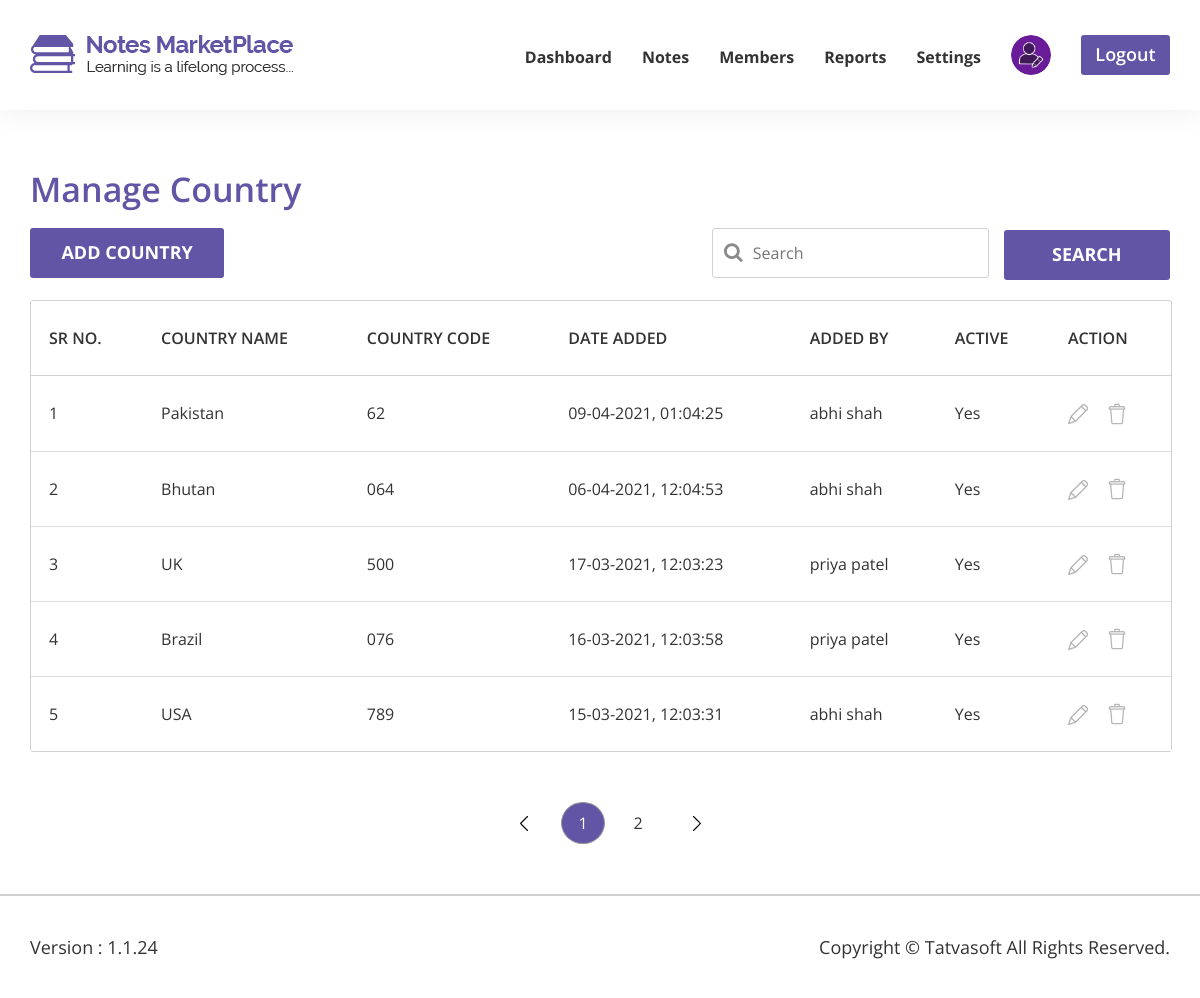
The app's page /admin/pages/manage-country.php (signed in) with its own data.
### tables this page shows
CREATE TABLE `countries` (
  `CountryID` int(11) NOT NULL,
  `CountryName` varchar(100) NOT NULL,
  `CountryCode` varchar(10) NOT NULL,
  `CreatedDate` datetime DEFAULT NULL,
  `CreatedBy` int(11) DEFAULT NULL,
  `ModifiedDate` datetime DEFAULT NULL,
  `ModifiedBy` int(11) DEFAULT NULL,
  `IsActive` tinyint(1) NOT NULL
);

CREATE TABLE `users` (
  `UsersID` int(11) NOT NULL,
  `RoleID` int(11) NOT NULL DEFAULT 1,
  `FirstName` varchar(50) NOT NULL,
  `LastName` varchar(50) NOT NULL,
  `EmailID` varchar(100) NOT NULL,
  `Password` varchar(128) NOT NULL,
  `IsEmailVerified` bit(1) NOT NULL DEFAULT b'0',
  `CreatedDate` datetime DEFAULT NULL,
  `CreatedBy` int(11) DEFAULT NULL,
  `ModifiedDate` datetime DEFAULT NULL,
  `ModifiedBy` int(11) DEFAULT NULL,
  `IsActive` tinyint(1) NOT NULL DEFAULT 0
);

### admin/pages/manage-country.php (the view, shortened to what this page needs)
<?php  include "includes/db.php"; ?>
<!DOCTYPE html>
<html lang="en">
<head>
	<link rel="stylesheet" href="../css/font-awesome/css/font-awesome.min.css">
	<link rel="stylesheet" href="../css/jquery-ui/jquery-ui.css">
	<link rel="stylesheet" href="../css/jquery-ui/jquery-ui.structure.css">
	<link rel="stylesheet" href="../css/jquery-ui/jquery-ui.theme.css">
	<link rel="stylesheet" href="../css/bootstrap/bootstrap.css">
	<link rel="stylesheet" href="../css/DataTables/datatables.css">
	<link rel="stylesheet" href="../css/manage-country.css">
</head>
<body>
	<?php
	    if(isset($_SESSION['UsersID'])) {
            include "includes/login_nav.php";
        }else {
            redirect("../../front/pages/login.php");
        }
    ?>
	<div class="notes-table">
		<div class="content-box-lg">
			<div class="container">
				<div class="row manage-country-heading">
					<div class="col-md-12 col-sm-12">
						<h2 class="heading">Manage Country</h2>
					</div>
				</div>
				<div class="row manage-country-heading">
					<div class="col-md-6 col-sm-6">
						<a class="top-btn btn" href="add-country.php" role="button" id="add-country-btn">add country</a>
					</div>
					<div class="col-md-6 col-sm-6 search-content">
						<span toggle="#search" class="fa fa-search field-icon"></span>
						<input class="myInput" placeholder="Search" type="search" id="search" value="">
						<a class="search-btn btn" href="" role="button" id="search-btn">search</a>
					</div>
				</div>
				<table id="manage-country-table" class="datatable table table-responsive-md display">
					<thead>
						<tr>
							<th>SR No.</th>
							<th>Country Name</th>
							<th>country code</th>
							<th>Date added</th>
							<th>Added By</th>
							<th>active</th>
							<th>action</th>
						</tr>
					</thead>
					<tbody>
                        <?php
                            $i = 1;
                            $query = "SELECT * FROM countries ORDER BY CreatedDate DESC";
                            $select_all_country_query = mysqli_query($connection, $query);
                            while($row = mysqli_fetch_assoc($select_all_country_query )) {
                                $db_CountryID = $row['CountryID'];
                                $db_CountryName = $row['CountryName'];
                                $db_CountryCode = $row['CountryCode'];
                                $db_IsActive = $row['IsActive'];
                                $db_CreatedBy = $row['CreatedBy'];
                                $db_CreatedDate = $row['CreatedDate'];
                                if(!empty($db_CreatedDate)){
                                    $db_CreatedDate = date('d-m-Y, h:m:s',strtotime($db_CreatedDate)) ?? null;
                                }
                                $query = "SELECT * FROM users WHERE UsersID = '{$db_CreatedBy}'";
                                $select_user_query = mysqli_query($connection, $query);
                                $count = mysqli_num_rows($select_user_query);
                                if($count > 0) {
                                    $row = mysqli_fetch_assoc($select_user_query);
                                    $db_AddedBy = $row['FirstName'];
                                    $db_AddedBy .= " " . $row['LastName'];
                                }else {
                                    $db_AddedBy = "";
                                }
                                $db_IsActive = ($db_IsActive == '1') ? 'Yes' : 'No';
                                echo "<tr>";
                                echo "<td>{$i}</td>";
                                echo "<td>{$db_CountryName}</td>";
                                echo "<td>{$db_CountryCode}</td>";
                                echo "<td>{$db_CreatedDate}</td>";
                                echo "<td>{$db_AddedBy}</td>";
                                echo "<td>{$db_IsActive}</td>";
                                echo "<td>
                                    <span class='action-icons'>
                                        <a href='add-country.php?c_id={$db_CountryID}'><img class='view-icon' src='../images/Admin_images/edit.png' alt='edit'></a>
                                        <a onClick=\"javascript: return confirm('Are you sure you want to delete this?');\" href='?delete={$db_CountryID}'><img class='delete-icon' src='../images/Admin_images/delete.png' alt='delete'></a>
                                    </span>
                                </td>";
                                echo "</tr>";
                                $i++;
                            }
                        ?>
					</tbody>
				</table>
			</div>
		</div>
	</div>
	<footer>
		<div class="content-box-lg">
			<div class="container">
				<div class="row copyright">
					<div class="col-md-6 col-sm-12">
						<p class="pera">
							Version : 1.1.24
						</p>
					</div>
					<div class="col-md-6 col-sm-12 text-right">
						<p class="pera">
							Copyright &copy; Tatvasoft All Rights Reserved.
						</p>
					</div>
				</div>
			</div>
		</div>
	</footer>
</body></html>

### admin/css/DataTables/datatables.css (style rules this page uses)
table.dataTable { width: 100%; margin: 0 auto; clear: both; border-collapse: separate; border-spacing: 0; }
table.dataTable thead th, table.dataTable tfoot th { font-weight: bold; }
table.dataTable thead th, table.dataTable thead td { padding: 10px 18px; border-bottom: 1px solid #111; }
table.dataTable thead .sorting, table.dataTable thead .sorting_asc, table.dataTable thead .sorting_desc, table.dataTable thead .sorting_asc_disabled, table.dataTable thead .sorting_desc_disabled { cursor: pointer; *cursor: hand; background-repeat: no-repeat; background-position: center right; }
table.dataTable thead .sorting { background-image: none; }
table.dataTable thead .sorting_asc { background-image: none; }
table.dataTable tbody tr { background-color: #ffffff; }
table.dataTable tbody th, table.dataTable tbody td { padding: 8px 10px; }
table.dataTable.row-border tbody th, table.dataTable.row-border tbody td, table.dataTable.display tbody th, table.dataTable.display tbody td { border-top: 1px solid #ddd; }
table.dataTable.row-border tbody tr:first-child th, table.dataTable.row-border tbody tr:first-child td, table.dataTable.display tbody tr:first-child th, table.dataTable.display tbody tr:first-child td { border-top: none; }
table.dataTable.stripe tbody tr.odd, table.dataTable.display tbody tr.odd { background-color: #f9f9f9; }
table.dataTable.order-column tbody tr > .sorting_1, table.dataTable.order-column tbody tr > .sorting_2, table.dataTable.order-column tbody tr > .sorting_3, table.dataTable.display tbody tr > .sorting_1, table.dataTable.display tbody tr > .sorting_2, table.dataTable.display tbody tr > .sorting_3 { background-color: #fafafa; }
table.dataTable.display tbody tr.odd > .sorting_1, table.dataTable.order-column.stripe tbody tr.odd > .sorting_1 { background-color: #f1f1f1; }
table.dataTable.display tbody tr.even > .sorting_1, table.dataTable.order-column.stripe tbody tr.even > .sorting_1 { background-color: #fafafa; }
table.dataTable.no-footer { border-bottom: 1px solid #111; }
table.dataTable, table.dataTable th, table.dataTable td { box-sizing: content-box; }

### admin/css/manage-country.css (style rules this page uses)
html, body { height: 100%; font-family: "Open Sans", sans-serif; }
h2.heading { font-size: 34px; font-weight: 600; line-height: 38px; color: #6255a5; margin: 0; padding: 0; }
p.pera { font-size: 18px; font-weight: 400; line-height: 22px; color: #333333; margin: 0; padding: 0; }
.content-box-lg { padding-top: 60px; }
.container { padding: 0; }
footer .content-box-lg { border-top: 2px solid #d1d1d1; padding: 40px 0; margin-top: 50px; }
.manage-country-heading { margin-bottom: 20px; }
.myInput { padding: 0; margin: 0; padding-left: 40px; border: 1px solid #d1d1d1; border-radius: 3px; width: 50%; height: 50px; }
.myInput[value] { font-size: 16px; font-weight: 400; line-height: 20px; color: #000; }
.search-content { text-align: right; }
.field-icon { font-size: 20px; left: 35px; position: relative; color: #8a8a8a; cursor: pointer; }
.search-btn { width: 30%; margin-left: 10px; }
.top-btn { width: 35%; }
.btn { background-color: #6255a5; color: #fff; border-radius: 3px; height: 50px; font-size: 18px; font-weight: bold; padding-top: 12px; line-height: 22px; text-transform: uppercase; display: inline-block; }
.datatable { border: 1px solid #d1d1d1 !important; border-radius: 3px; margin-top: 20px; }
.datatable tr { height: 75px; }
.datatable thead th { text-transform: uppercase; font-size: 16px; font-weight: 600 !important; line-height: 20px; color: #333333; padding: 10px 18px !important; }
.datatable tbody td { padding: 10px 18px !important; color: #333333; background-color:transparent !important; font-size: 16px; font-weight: 400; line-height: 20px; }
.datatable tbody tr { background-color:#fff !important; }
table.dataTable thead th { border-bottom: 1px solid #d1d1d1 !important; }
.action-icons { display: -webkit-box; display: -ms-flexbox; display: flex; -webkit-box-align: center; -ms-flex-align: center; align-items: center; cursor: pointer; }
.action-icons .view-icon { margin-right: 20px; }

### records on screen
countries: CountryName "Pakistan", CountryCode "62", CreatedDate "09-04-2021, 01:04:25", users.FirstName+LastName "abhi shah", IsActive "Yes"
countries: CountryName "Bhutan", CountryCode "064", CreatedDate "06-04-2021, 12:04:53", users.FirstName+LastName "abhi shah", IsActive "Yes"
countries: CountryName "UK", CountryCode "500", CreatedDate "17-03-2021, 12:03:23", users.FirstName+LastName "priya patel", IsActive "Yes"
countries: CountryName "Brazil", CountryCode "076", CreatedDate "16-03-2021, 12:03:58", users.FirstName+LastName "priya patel", IsActive "Yes"
countries: CountryName "USA", CountryCode "789", CreatedDate "15-03-2021, 12:03:31", users.FirstName+LastName "abhi shah", IsActive "Yes"
